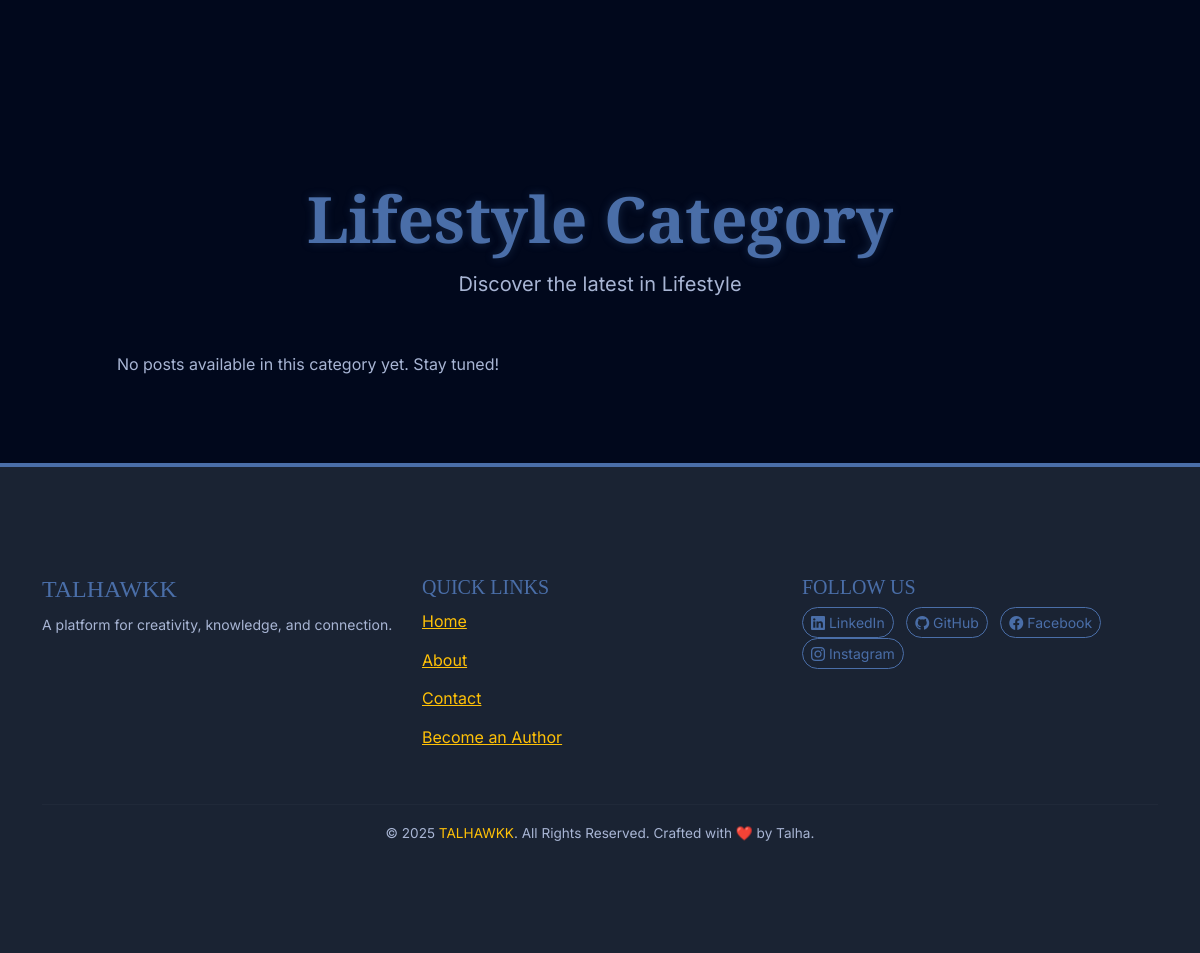
The app's page /categories/2 (lower part), older data.
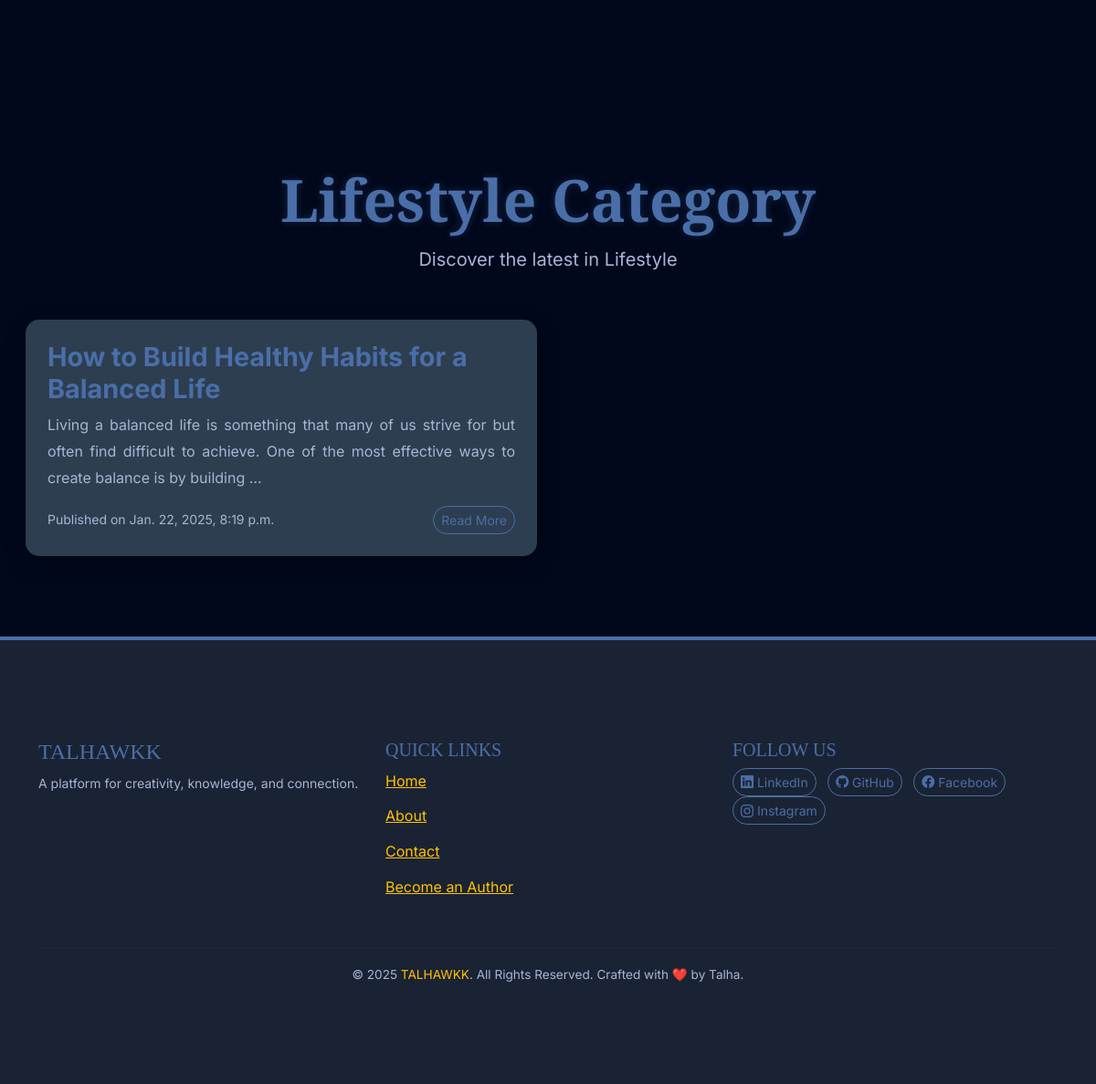
The same page, newer data.
### blog/models.py (models this page shows, shortened)
class Post(models.Model):
    category = models.ForeignKey('Category', on_delete=models.SET_NULL, null=True, blank=True)
    title = models.CharField(max_length=100)
    content = models.TextField()
    image = models.ImageField(upload_to='blog_images/', null=True, blank=True)  # Added upload_to
    date = models.DateTimeField(auto_now_add=True)

### blog/views.py (the view)
# urls.py: path('categories/<int:category_id>', views.category_posts, name='category_posts'),
def category_posts(request, category_id):
    category = get_object_or_404(Category, id=category_id)
    posts = Post.objects.filter(category=category)
    return render(request, 'blog/category_posts.html', {'posts': posts, 'category': category})

### blog/templates/blog/category_posts.html (shortened to what this page needs)
{% extends 'blog/base.html' %}
{% load static %}
{% block content1 %}
<div class="container content-wrapper py-5">
  <div class="text-center mb-5">
    <h1 class="fw-bold" style="font-family: 'Playfair Display', serif; font-size: 4rem; color: #4a6ea8; text-shadow: 0 0 10px rgba(74, 110, 168, 0.3);">{{ category.name }} Category</h1>
    <p class="fs-5" style="color: #a8b5d4;">Discover the latest in {{ category.name }}</p>
  </div>
  <div class="row row-cols-1 row-cols-md-2 g-4">
    {% if posts %}
    {% for post in posts %}
    <div class="col">
      <div class="card border-0 mb-4" style="background: #2d3e50; border-radius: 15px; box-shadow: 0 8px 25px rgba(0, 0, 0, 0.3); transition: transform 0.3s ease, box-shadow 0.3s ease;">
        <div class="card-body p-4">
          <h3 class="card-title fw-bold" style="color: #4a6ea8; font-size: 1.8rem;">{{ post.title }}</h3>
          <p class="card-text" style="color: #a8b5d4;">{{ post.content|truncatewords:30 }}</p>
          <div class="d-flex justify-content-between align-items-center">
            <span class="small" style="color: #a8b5d4;">Published on {{ post.date }}</span>
            <a href="{% url 'readblog' post.id %}" class="btn btn-outline-light btn-sm rounded-pill" style="border-color: #4a6ea8; color: #4a6ea8;">Read More</a>
          </div>
        </div>
      </div>
    </div>
    {% endfor %}
    {% else %}
    <div class="col-12">
      <p class="text-center" style="color: #a8b5d4;">No posts available in this category yet. Stay tuned!</p>
    </div>
    {% endif %}
  </div>
</div>
{% endblock content1 %}

Row changes from the older to the newer data that the page shows:
added Post: title "How to Build Healthy Habits for a Balanced Life", content "Living a balanced life is something that many of us strive for but often find difficult to achieve. One of the most effective ways to create balance is by building …", date "Jan. 22, 2025, 8:19 p.m."
Text that changed along with them:
text no longer shown: "No posts available in this category yet. Stay tuned!"
